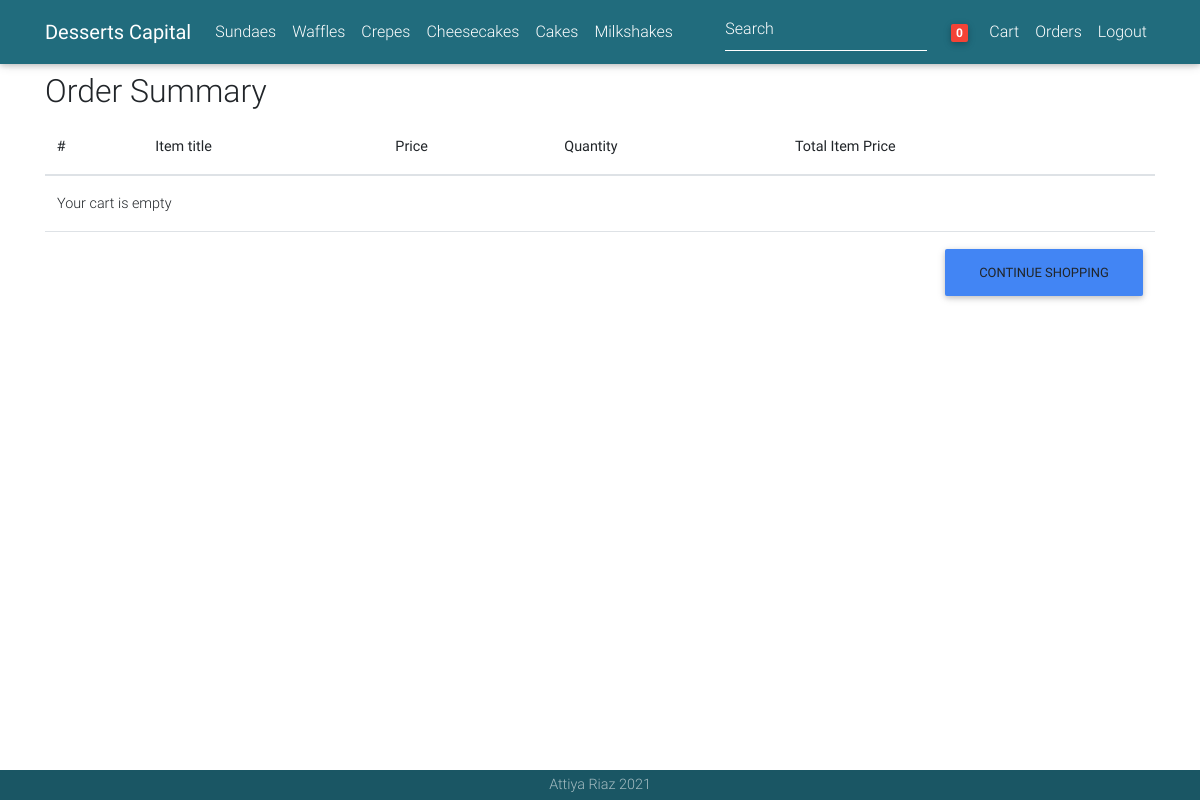
/order-summary/ (signed in), run on an earlier commit of the app's database.
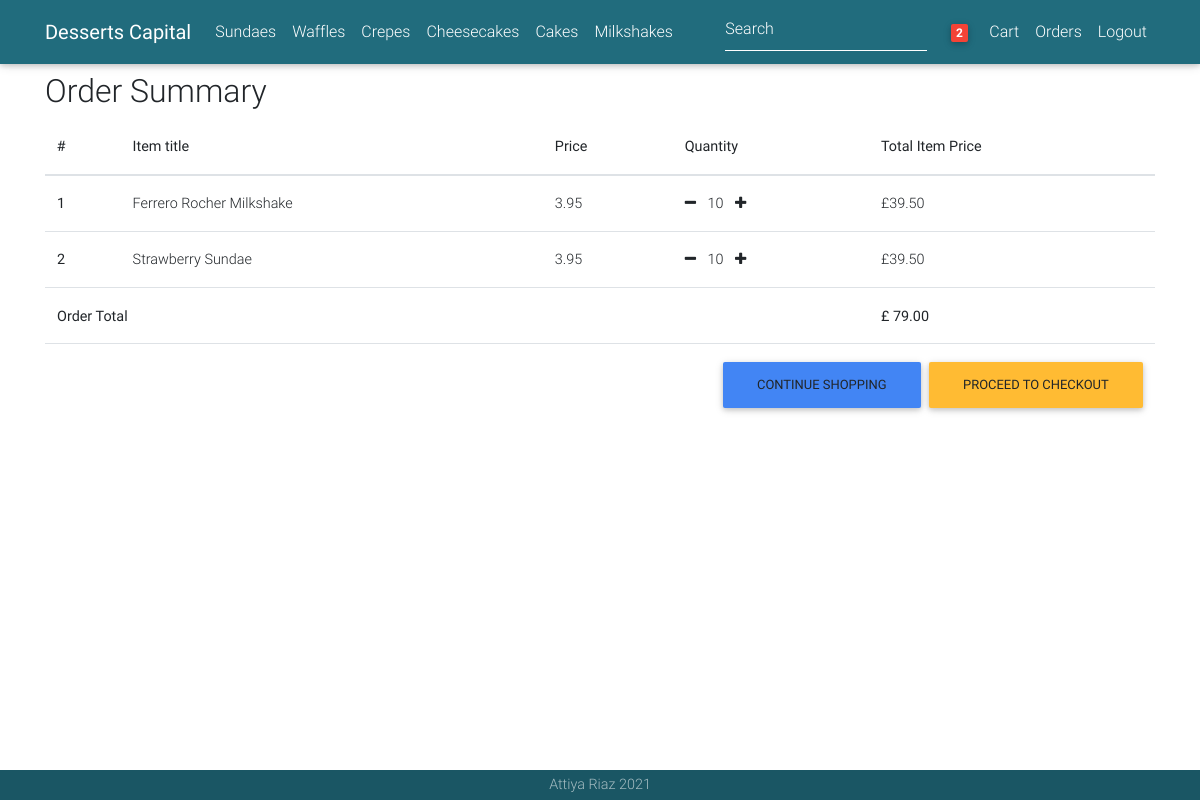
And on a later commit of the database.
### order/models.py (models this page shows, shortened)
class Order(models.Model):
    user = models.ForeignKey(User_Model, on_delete=models.CASCADE)
    orderid = models.CharField(max_length=20, blank=True, null=True)
    products = models.ManyToManyField(OrderProduct)
    ordered_date = models.DateTimeField()
    ordered = models.BooleanField(default=False)
    delivery_address = models.ForeignKey(Address, related_name='delivery_address', on_delete=models.CASCADE,
                                         blank=True, null=True)
    payment = models.ForeignKey(
        Payment, on_delete=models.CASCADE, blank=True, null=True)
    being_delivered = models.BooleanField(default=False)
    received = models.BooleanField(default=False)
    def get_total(self):
        total = 0
        for order_item in self.products.all():
            total += order_item.get_final_price()
        return total

class OrderProduct(models.Model):
    user = models.ForeignKey(User_Model, on_delete=models.CASCADE)
    ordered = models.BooleanField(default=False)
    product = models.ForeignKey(Product, on_delete=models.CASCADE)
    qty = models.IntegerField(default=1, blank=True, null=True)
    def get_total_product_price(self):
        return self.qty * self.product.price
    def get_final_price(self):
        return self.get_total_product_price()

### products/models.py (models this page shows, shortened)
class Product(models.Model):
    title = models.CharField(max_length=100, blank=True, null=True)
    description = models.TextField(max_length=500, blank=True, null=True)
    image = models.ImageField()
    price = models.FloatField(default=0.00, blank=True, null=True)
    slug = models.SlugField(blank=True, null=True)
    category = models.CharField(choices=CATEGORY_CHOICES, max_length=2)

### order/views.py (the view)
# urls.py: path('order-summary/',OrderSummaryView.as_view(),name='order-summary'),
class OrderSummaryView(LoginRequiredMixin, View):
    def get(self, *args, **kwargs):
        try:
            order = Order.objects.get(user=self.request.user, ordered=False)
            context = {
                'object': order
            }
            return render(self.request, 'order_summary.html', context)
        except ObjectDoesNotExist:
            messages.warning(self.request, "You do not have an active order")
            return redirect("/")

### cart/templatetags/cart_tags.py (called while the page is built)
@register.filter
def cart_item_count(user):
    if user.is_authenticated:
        queryset = Order.objects.filter(user=user, ordered=False)
        if queryset.exists():
            return queryset[0].products.count()
    return 0

### order/templates/order_summary.html
{% extends "base.html" %}
{% block content %}
  <main>
    <div class="container">
    <div class="table-responsive text-nowrap">
    <h2>Order Summary</h2>
    <table class="table">
        <thead>
        <tr>
            <th scope="col">#</th>
            <th scope="col">Item title</th>
            <th scope="col">Price</th>
            <th scope="col">Quantity</th>
            <th scope="col">Total Item Price</th>
        </tr>
        </thead>
        <tbody>
        {% for order_item in object.products.all %}
        <tr>
            <th scope="row">{{ forloop.counter }}</th>
            <td>{{ order_item.product.title }}</td>
            <td>{{ order_item.product.price }}</td>
            <td>
                <a href="{% url 'remove-single-item-from-cart' order_item.product.slug %}"><i class="fa fa-minus mr-2"></i></a>
                {{ order_item.qty }}
                <a href="{% url 'add-to-cart' order_item.product.slug %}"><i class="fa fa-plus ml-2"></i></a>
            </td>
            <td>
                £{{ order_item.get_total_product_price|floatformat:2  }}
            <a style='color: red;' href="{% url 'remove-from-cart' order_item.product.slug %}">
                <i class="fas fa-trash float-right"></i>
            </a>
            </td>
        </tr>
        {% empty %}
        <tr>
            <td colspan='5'>Your cart is empty</td>
        </tr>
        <tr>
            <td colspan="5">
            <a class='btn btn-primary float-right' href='/'>Continue shopping</a>
            </td>
        </tr>
        {% endfor %}
        {% if object.get_total %}
        <tr>
            <td colspan="4"><b>Order Total</b></td>
            <td><b>£ {{ object.get_total|floatformat:2 }}</b></td>
        </tr>
        <tr>
            <td colspan="5">
            <a class='btn btn-warning float-right ml-2' href='/checkout/'>Proceed to checkout</a>
            <a class='btn btn-primary float-right' href='/'>Continue Shopping</a>
            </td>
        </tr>
        {% endif %}
        </tbody>
    </table>
    </div>
    </div>
  </main>
{% endblock content %}

### templates/base.html (shortened to what this page needs)
{% load static %}
{% load cart_tags %}
<!DOCTYPE html>
<html lang="en">
<head>
   <link href="https://maxcdn.bootstrapcdn.com/font-awesome/4.2.0/css/font-awesome.min.css" rel="stylesheet">
  <link rel="stylesheet" href="https://use.pfontawesome.com/releases/v5.8.1/css/all.css">
  <link href="{% static 'css/bootstrap.min.css' %}" rel="stylesheet">
  <link href="{% static 'css/mdb.min.css' %}" rel="stylesheet">
  <link href="{% static 'css/style.min.css' %}" rel="stylesheet">
</head>
<nav class="navbar fixed-top navbar-expand-lg navbar-dark mdb-color lighten-3 scrolling-navbar">
    <div class="container">
      <a class="navbar-brand waves-effect" href="/">
        <strong class="white-text">Desserts Capital</strong>
      </a>
      <div class="collapse navbar-collapse" id="navbarSupportedContent">
      <div class="collapse navbar-collapse" id="basicExampleNav">
          <ul class="navbar-nav mr-auto">
            <li class="nav-item">
              <a class="nav-link" href="/category/SN">Sundaes</a>
            </li>
            <li class="nav-item">
              <a class="nav-link" href="/category/WF">Waffles</a>
            </li>
            <li class="nav-item">
              <a class="nav-link" href="/category/CP">Crepes</a>
            </li>
            <li class="nav-item">
              <a class="nav-link" href="/category/CK">Cheesecakes</a>
            </li>
            <li class="nav-item">
              <a class="nav-link" href="/category/CS">Cakes</a>
            </li>
              <li class="nav-item">
              <a class="nav-link" href="/category/MK">Milkshakes</a>
            </li>
            </ul>
          <form action="{% url 'search' %}" method="POST" class="form-inline">{% csrf_token %}
            <div class="md-form my-0">
              <input class="form-control mr-sm-2" type="text" name="search" placeholder="Search" aria-label="Search">
            </div>
          </form>
        </div>
        <ul class="navbar-nav nav-flex-icons">
          {% if request.user.is_authenticated %}
          <li class="nav-item">
            <a href="{% url 'order-summary' %}" class="nav-link waves-effect">
              <span class="badge red z-depth-1 mr-1"> {{ request.user|cart_item_count }} </span>
              <i class="fas fa-shopping-cart"></i>
              <span class="clearfix d-none d-sm-inline-block"> Cart </span>
            </a>
          </li>
            <li class="nav-item">
            <a class="nav-link waves-effect" href="{% url 'order_history' %}">
              <span class="clearfix d-none d-sm-inline-block"> Orders </span>
            </a>
          </li>
          <li class="nav-item">
            <a class="nav-link waves-effect" href="{% url 'account_logout' %}">
              <span class="clearfix d-none d-sm-inline-block"> Logout </span>
            </a>
          </li>
          {% endif %}
        </ul>
      </div>
    </div>
  </nav>
<body>
    <div class="mt-4 pt-5">
    </div>
    {% block content %}
    {% endblock content %}
<footer class="page-footer text-center font-small wow fadeIn mdb-color lighten-3 fixed-bottom" >
    <div class="footer-copyright py-1">Attiya Riaz 2021
    </div>
  </footer>
</body>
</html>

What changed in the data, as far as the page shows it:
added OrderProduct: product "Ferrero Rocher Milkshake", product.price "3.95", qty "10", get_total_product_price "39.50"
added OrderProduct: product "Strawberry Sundae", product.price "3.95", qty "10", get_total_product_price "39.50"
added Order: get_total "79.00"
Also different on the page:
{{ request.user|cart_item_count }}: "0" → "2"
text no longer shown: "Your cart is empty"
text now shown: "Order Total £ PROCEED TO CHECKOUT"
